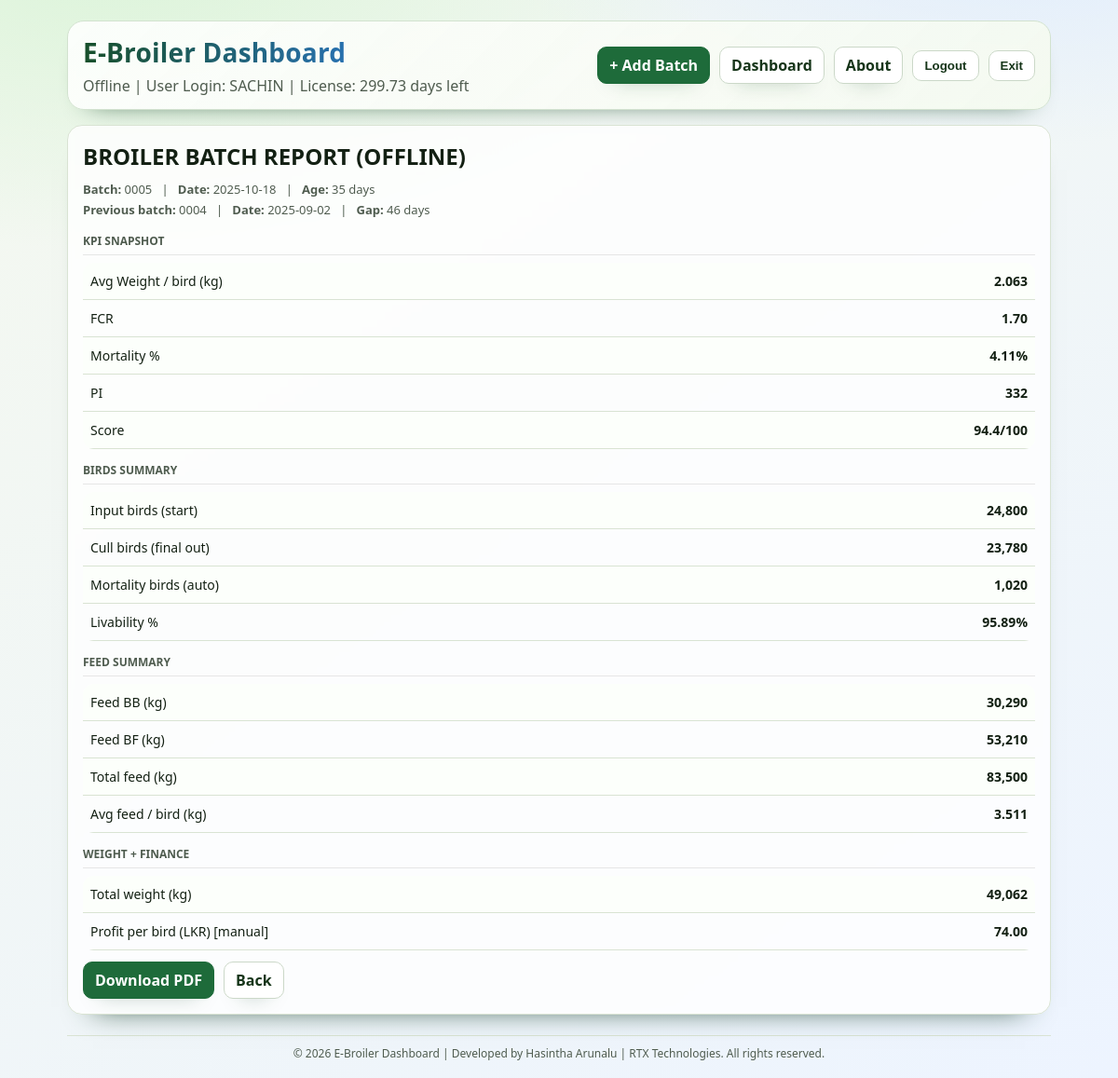
Screenshot of /batch/5 (signed in) with the database file from the repository.
### tables this page shows
CREATE TABLE users (
            username TEXT PRIMARY KEY,
            password TEXT NOT NULL,
            role TEXT NOT NULL,
            role_label TEXT NOT NULL,
            license_expires_at INTEGER,
            created_by TEXT,
            created_at TEXT NOT NULL,
            updated_by TEXT,
            updated_at TEXT
        );

CREATE TABLE batches (
            id INTEGER PRIMARY KEY AUTOINCREMENT,
            batch_no TEXT NOT NULL,
            out_date TEXT NOT NULL,

            input_birds INTEGER NOT NULL,
            cull_birds INTEGER NOT NULL,

            feed_bb_kg REAL NOT NULL,
            feed_bf_kg REAL NOT NULL,

            total_weight_kg REAL NOT NULL,

            total_cost_lkr REAL,
            price_per_kg_lkr REAL,

            profit_per_bird_lkr REAL
        , created_by TEXT, created_at TEXT, updated_by TEXT, updated_at TEXT);

### app.py (the view)
@app.route("/batch/<int:batch_id>")
@login_required
def view_batch(batch_id: int):
    r = get_batch(batch_id)
    k = compute_kpi(r)
    prev = get_previous_batch(r)
    days_since_prev = None
    if prev:
        curr_d = parse_date(r["out_date"])
        prev_d = parse_date(prev["out_date"])
        if curr_d and prev_d:
            days_since_prev = (curr_d - prev_d).days
    return render_template("batch.html", title=APP_TITLE, r=r, k=k, prev=prev, days_since_prev=days_since_prev)

### app.py (called while the page is built)
def now_ts() -> int:
    return int(datetime.now().timestamp())

def seconds_to_days(seconds: Optional[int]) -> Optional[float]:
    if seconds is None:
        return None
    return round(max(int(seconds), 0) / SECONDS_PER_DAY, 2)

def get_db_user(username: str) -> Optional[sqlite3.Row]:
    with db() as conn:
        return conn.execute(
            "SELECT * FROM users WHERE username=?;",
            (username.upper(),),
        ).fetchone()

def is_license_expired(user_row: sqlite3.Row) -> bool:
    if user_row["role"] == "master":
        return False
    exp = user_row["license_expires_at"]
    return exp is not None and int(exp) <= now_ts()

def get_current_user() -> Optional[Dict[str, Any]]:
    username = session.get("username")
    if not username:
        return None
    user = get_db_user(username)
    if not user:
        session.clear()
        return None
    if is_license_expired(user):
        session.clear()
        session["login_error"] = "Your license has expired. Contact the master account."
        return None
    exp = user["license_expires_at"]
    remaining = (int(exp) - now_ts()) if exp is not None else None
    return {
        "username": user["username"],
        "role": user["role"],
        "role_label": user["role_label"],
        "license_expires_at": exp,
        "license_remaining_days": seconds_to_days(remaining),
    }

def login_required(fn):
    @wraps(fn)
    def wrapped(*args, **kwargs):
        if not get_current_user():
            return redirect(url_for("login"))
        return fn(*args, **kwargs)
    return wrapped

@app.context_processor
def inject_auth_context() -> Dict[str, Any]:
    user = get_current_user()
    return {
        "current_user": user,
        "can_edit": bool(user and user["role"] == "master"),
        "can_manage_users": bool(user and user["role"] == "master"),
    }

def db() -> sqlite3.Connection:
    conn = sqlite3.connect(DB_FILE)
    conn.row_factory = sqlite3.Row
    return conn

def safe_div(a: float, b: float) -> float:
    return (a / b) if b else 0.0

def get_batch(batch_id: int) -> sqlite3.Row:
    with db() as conn:
        r = conn.execute("SELECT * FROM batches WHERE id=?;", (batch_id,)).fetchone()
    if not r:
        abort(404)
    return r

def parse_date(value: str) -> Optional[date]:
    try:
        return datetime.strptime(value, "%Y-%m-%d").date()
    except Exception:
        return None

### templates/batch.html (shortened to what this page needs)
{% extends "base.html" %}
{% block content %}
<div class="card">
  <h2 style="margin:0 0 10px 0;">BROILER BATCH REPORT (OFFLINE)</h2>
  <div class="small">
    <b>Batch:</b> {{ r.batch_no }} &nbsp; | &nbsp;
    <b>Date:</b> {{ r.out_date }} &nbsp; | &nbsp;
    <b>Age:</b> 35 days
  </div>
  <div class="small" style="margin-top:4px;">
    <b>Previous batch:</b>
    {% if prev %}
      {{ prev.batch_no }} &nbsp; | &nbsp; <b>Date:</b> {{ prev.out_date }}
      {% if days_since_prev is not none %} &nbsp; | &nbsp; <b>Gap:</b> {{ days_since_prev }} days{% endif %}
    {% else %}
      -
    {% endif %}
  </div>
  <div style="margin-top:16px;">
    <div class="k">KPI Snapshot</div>
    <div style="border-top:1px solid #e6e6e6; margin:6px 0 8px 0;"></div>
    <table>
      <tbody>
        <tr><td>Avg Weight / bird (kg)</td><td style="text-align:right; font-weight:700;">{{ "%.3f"|format(k.avg_weight_per_bird_kg) }}</td></tr>
        <tr><td>FCR</td><td style="text-align:right; font-weight:700;">{{ "%.2f"|format(k.fcr) }}</td></tr>
        <tr><td>Mortality %</td><td style="text-align:right; font-weight:700;">{{ "%.2f"|format(k.mortality_pct*100) }}%</td></tr>
        <tr><td>PI</td><td style="text-align:right; font-weight:700;">{{ "%.0f"|format(k.pi) }}</td></tr>
        <tr><td>Score</td><td style="text-align:right; font-weight:700;">{{ "%.1f"|format(k.score) }}/100</td></tr>
      </tbody>
    </table>
  </div>
  <div style="margin-top:14px;">
    <div class="k">Birds Summary</div>
    <div style="border-top:1px solid #e6e6e6; margin:6px 0 8px 0;"></div>
    <table>
      <tbody>
        <tr><td>Input birds (start)</td><td style="text-align:right; font-weight:700;">{{ "{:,}".format(r.input_birds) }}</td></tr>
        <tr><td>Cull birds (final out)</td><td style="text-align:right; font-weight:700;">{{ "{:,}".format(r.cull_birds) }}</td></tr>
        <tr><td>Mortality birds (auto)</td><td style="text-align:right; font-weight:700;">{{ "{:,}".format(k.mortality_birds) }}</td></tr>
        <tr><td>Livability %</td><td style="text-align:right; font-weight:700;">{{ "%.2f"|format(k.livability_pct) }}%</td></tr>
      </tbody>
    </table>
  </div>
  <div style="margin-top:14px;">
    <div class="k">Feed Summary</div>
    <div style="border-top:1px solid #e6e6e6; margin:6px 0 8px 0;"></div>
    <table>
      <tbody>
        <tr><td>Feed BB (kg)</td><td style="text-align:right; font-weight:700;">{{ "{:,.0f}".format(r.feed_bb_kg) }}</td></tr>
        <tr><td>Feed BF (kg)</td><td style="text-align:right; font-weight:700;">{{ "{:,.0f}".format(r.feed_bf_kg) }}</td></tr>
        <tr><td>Total feed (kg)</td><td style="text-align:right; font-weight:700;">{{ "{:,.0f}".format(k.total_feed_kg) }}</td></tr>
        <tr><td>Avg feed / bird (kg)</td><td style="text-align:right; font-weight:700;">{{ "%.3f"|format(k.avg_feed_per_bird_kg) }}</td></tr>
      </tbody>
    </table>
  </div>
  <div style="margin-top:14px;">
    <div class="k">Weight + Finance</div>
    <div style="border-top:1px solid #e6e6e6; margin:6px 0 8px 0;"></div>
    <table>
      <tbody>
        <tr><td>Total weight (kg)</td><td style="text-align:right; font-weight:700;">{{ "{:,.0f}".format(r.total_weight_kg) }}</td></tr>
        <tr>
          <td>Profit per bird (LKR) [manual]</td>
          <td style="text-align:right; font-weight:700;">
            {% if k.profit_per_bird_lkr is not none %}
              {{ "%.2f"|format(k.profit_per_bird_lkr) }}
            {% else %}
              -
            {% endif %}
          </td>
        </tr>
      </tbody>
    </table>
  </div>
  <div style="margin-top:12px; display:flex; gap:10px;">
    <a class="btn" href="{{ url_for('batch_pdf', batch_id=r.id) }}">Download PDF</a>
    <a class="btn ghost" href="{{ url_for('dashboard') }}">Back</a>
  </div>
</div>
{% endblock %}

### templates/base.html (shortened to what this page needs)
<!doctype html>
<html lang="en">
<head>
</head>
<body>
  <div class="wrap">
    <div class="topbar">
      <div>
        <div class="title">{{ title }}</div>
        <div class="sub">
          Offline
          {% if current_user %}
            | {{ current_user.role_label }}: {{ current_user.username }}
            {% if current_user.role != "master" and current_user.license_remaining_days is not none %}
              | License: {{ current_user.license_remaining_days }} days left
            {% endif %}
          {% endif %}
        </div>
      </div>
      <div class="actions">
        {% if current_user %}
        <a class="btn" href="{{ url_for('new_batch') }}">+ Add Batch</a>
        <a class="btn ghost" href="{{ url_for('dashboard') }}">Dashboard</a>
        <a class="btn ghost" href="{{ url_for('about') }}">About</a>
        <form class="inline" method="post" action="{{ url_for('logout') }}">
          <button class="btn ghost" type="submit">Logout</button>
        </form>
        {% else %}
        <a class="btn" href="{{ url_for('login') }}">Login</a>
        {% endif %}
        <button class="btn ghost" type="button" id="exit-app">Exit</button>
      </div>
    </div>
    {% block content %}{% endblock %}
  </div>
  <div style="max-width:1100px; margin:0 auto; padding:0 22px 18px 22px;">
    <div class="muted" style="border-top:1px solid var(--line); padding-top:10px; font-size:12px; text-align:center;">
      © 2026 E-Broiler Dashboard | Developed by Hasintha Arunalu | RTX Technologies. All rights reserved.
    </div>
  </div>
</body>
</html>

### templates/base.html (style rules this page uses)
:root { --bg:#f4f8ef; --bg2:#edf4ff; --card:#ffffffcc; --line:#d9e3d3; --muted:#4f5c4f; --brand:#1e6b3a; --brandDark:#154d2a; --btn:#1e6b3a; --btnText:#fff; --pill:#eef5ea; --accent:#2f80ed; --accentSoft:#d9e9ff; --bb:#dff7df; --bf:#7a2e2e; }
* { box-sizing:border-box; }
body { margin:0; font-family: "Trebuchet MS", "Segoe UI", "Candara", sans-serif; background: radial-gradient(1000px 500px at 10% -5%, #dbf4d9 0%, transparent 65%), radial-gradient(1000px 450px at 92% -10%, #deebff 0%, transparent 60%), linear-gradient(145deg, var(--bg), var(--bg2)); background-attachment: fixed; color:#132013; }
.wrap { max-width:1100px; margin:0 auto; padding:22px; }
.topbar { display:flex; gap:12px; align-items:center; justify-content:space-between; padding:14px 16px; border:1px solid #d2e2cf; border-radius:18px; background:linear-gradient(135deg, #ffffffd9, #f4faefeb); box-shadow:0 14px 28px -24px #0c3f1f; backdrop-filter: blur(4px); }
.title { font-size:28px; font-weight:900; letter-spacing:.2px; background: linear-gradient(90deg, #174f2a, #2f80ed); -webkit-background-clip:text; background-clip:text; color:transparent; }
.sub { color:var(--muted); margin-top:6px; }
.actions { display:flex; gap:10px; align-items:center; }
.inline { margin:0; display:inline; }
.btn { border:1px solid var(--brand); background:var(--btn); color:var(--btnText); padding:8px 12px; border-radius:10px; text-decoration:none; font-weight:700; display:inline-block; transition:transform .18s ease, box-shadow .18s ease, background .2s ease, color .2s ease; box-shadow:0 10px 22px -18px #0d421f; }
.btn.ghost { background:#fff; color:#163519; border-color:#cbd8c8; }
.card { border:1px solid var(--line); border-radius:16px; background:var(--card); padding:16px; margin-top:16px; box-shadow:0 20px 30px -28px #163f2a; backdrop-filter: blur(3px); transition:transform .22s ease, box-shadow .22s ease; }
.k { color:var(--muted); font-size:12px; font-weight:700; text-transform:uppercase; }
.small { color:var(--muted); font-size:13px; margin-top:6px; }
table { width:100%; border-collapse:separate; border-spacing:0; overflow:hidden; border-radius:12px; }
th, td { border-bottom:1px solid var(--line); padding:10px 8px; text-align:left; font-size:14px; }
tbody tr:nth-child(odd) { background:#fcfffb; }
a { color:#0b57d0; text-decoration:none; }
.muted { color:var(--muted); }
.reveal { opacity:0; transform:translateY(18px); transition:opacity .55s ease, transform .55s ease; }
.reveal.in { opacity:1; transform:translateY(0); }

### rows the page displays
users: role_label "User Login", username "SACHIN"
batches: batch_no "0005", out_date "2025-10-18", input_birds "24,800", cull_birds "23,780", feed_bb_kg "30,290", feed_bf_kg "53,210", total_weight_kg "49,062", profit_per_bird_lkr "74.00"
batches: batch_no "0004", out_date "2025-09-02"

### other values shown
{{ current_user.license_remaining_days }} "299.73"
{{ days_since_prev }} "46"
{{ "%.3f"|format(k.avg_weight_per_bird_kg) }} "2.063"
{{ "%.2f"|format(k.fcr) }} "1.70"
{{ "%.2f"|format(k.mortality_pct*100) }} "4.11"
{{ "%.0f"|format(k.pi) }} "332"
{{ "%.1f"|format(k.score) }} "94.4"
{{ "{:,}".format(k.mortality_birds) }} "1,020"
{{ "%.2f"|format(k.livability_pct) }} "95.89"
{{ "{:,.0f}".format(k.total_feed_kg) }} "83,500"
{{ "%.3f"|format(k.avg_feed_per_bird_kg) }} "3.511"
